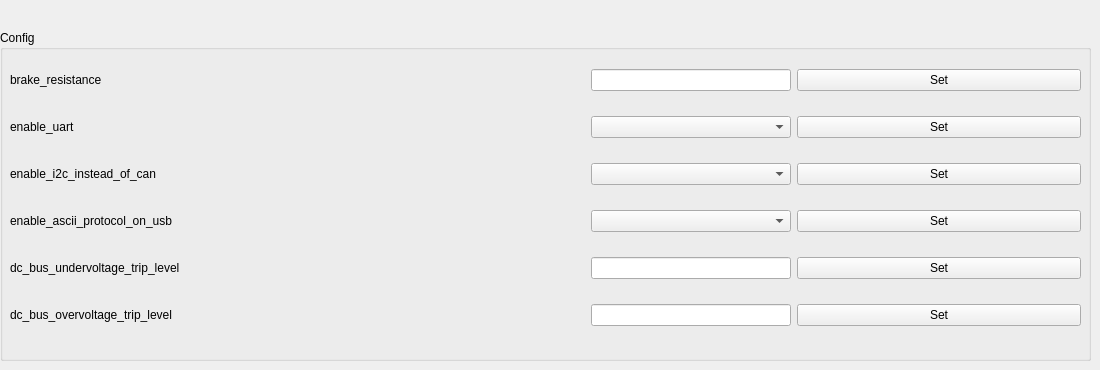
    <widget class="QWidget" name="tab_11">
     <attribute name="title">
      <string>Config</string>
     </attribute>
     <widget class="QGroupBox" name="groupBox_11">
      <property name="geometry">
       <rect>
        <x>0</x>
        <y>30</y>
        <width>1091</width>
        <height>331</height>
       </rect>
      </property>
      <property name="title">
       <string>Config</string>
      </property>
      <widget class="QWidget" name="gridLayoutWidget_11">
       <property name="geometry">
        <rect>
         <x>10</x>
         <y>20</y>
         <width>1071</width>
         <height>301</height>
        </rect>
       </property>
       <layout class="QGridLayout" name="gridLayout_11">
        <item row="4" column="1">
         <widget class="QLabel" name="ldc_bus_undervoltage_trip_level">
          <property name="text">
           <string/>
          </property>
         </widget>
        </item>
        <item row="1" column="3">
         <widget class="QPushButton" name="pbsetenable_uart">
          <property name="text">
           <string>Set</string>
          </property>
         </widget>
        </item>
        <item row="1" column="0">
         <widget class="QLabel" name="label_93">
          <property name="text">
           <string>enable_uart</string>
          </property>
         </widget>
        </item>
        <item row="1" column="1">
         <widget class="QLabel" name="lenable_uart">
          <property name="text">
           <string/>
          </property>
         </widget>
        </item>
        <item row="0" column="3">
         <widget class="QPushButton" name="pbsetbrake_resistance">
          <property name="text">
           <string>Set</string>
          </property>
         </widget>
        </item>
        <item row="4" column="0">
         <widget class="QLabel" name="label_94">
          <property name="text">
           <string>dc_bus_undervoltage_trip_level</string>
          </property>
         </widget>
        </item>
        <item row="4" column="3">
         <widget class="QPushButton" name="pbsetdc_bus_undervoltage_trip_level">
          <property name="text">
           <string>Set</string>
          </property>
         </widget>
        </item>
        <item row="0" column="0">
         <widget class="QLabel" name="label_95">
          <property name="text">
           <string>brake_resistance</string>
          </property>
         </widget>
        </item>
        <item row="3" column="3">
         <widget class="QPushButton" name="pbsetenable_ascii_protocol_on_usb">
          <property name="text">
           <string>Set</string>
          </property>
         </widget>
        </item>
        <item row="2" column="0">
         <widget class="QLabel" name="label_96">
          <property name="text">
           <string>enable_i2c_instead_of_can</string>
          </property>
         </widget>
        </item>
        <item row="2" column="1">
         <widget class="QLabel" name="lenable_i2c_instead_of_can">
          <property name="text">
           <string/>
          </property>
         </widget>
        </item>
        <item row="4" column="2">
         <widget class="QLineEdit" name="ledc_bus_undervoltage_trip_level">
          <property name="maximumSize">
           <size>
            <width>200</width>
            <height>16777215</height>
           </size>
          </property>
         </widget>
        </item>
        <item row="2" column="3">
         <widget class="QPushButton" name="pbsetenable_i2c_instead_of_can">
          <property name="text">
           <string>Set</string>
          </property>
         </widget>
        </item>
        <item row="5" column="0">
         <widget class="QLabel" name="label_91">
          <property name="text">
           <string>dc_bus_overvoltage_trip_level</string>
          </property>
         </widget>
        </item>
        <item row="3" column="1">
         <widget class="QLabel" name="lenable_ascii_protocol_on_usb">
          <property name="text">
           <string/>
          </property>
         </widget>
        </item>
        <item row="5" column="1">
         <widget class="QLabel" name="ldc_bus_overvoltage_trip_level">
          <property name="text">
           <string/>
          </property>
         </widget>
        </item>
        <item row="3" column="0">
         <widget class="QLabel" name="label_92">
          <property name="text">
           <string>enable_ascii_protocol_on_usb</string>
          </property>
         </widget>
        </item>
        <item row="0" column="1">
         <widget class="QLabel" name="lbrake_resistance">
          <property name="text">
           <string/>
          </property>
         </widget>
        </item>
        <item row="3" column="2">
         <widget class="QComboBox" name="cbenable_ascii_protocol_on_usb"/>
        </item>
        <item row="2" column="2">
         <widget class="QComboBox" name="cbenable_i2c_instead_of_can"/>
        </item>
        <item row="5" column="2">
         <widget class="QLineEdit" name="ledc_bus_overvoltage_trip_level">
          <property name="maximumSize">
           <size>
            <width>200</width>
            <height>16777215</height>
           </size>
          </property>
         </widget>
        </item>
        <item row="0" column="2">
         <widget class="QLineEdit" name="lebrake_resistance">
          <property name="maximumSize">
           <size>
            <width>200</width>
            <height>16777215</height>
           </size>
          </property>
         </widget>
        </item>
        <item row="1" column="2">
         <widget class="QComboBox" name="cbenable_uart"/>
        </item>
        <item row="5" column="3">
         <widget class="QPushButton" name="pbsetdc_bus_overvoltage_trip_level">
          <property name="text">
           <string>Set</string>
          </property>
         </widget>
        </item>
       </layout>
      </widget>
     </widget>
    </widget>
